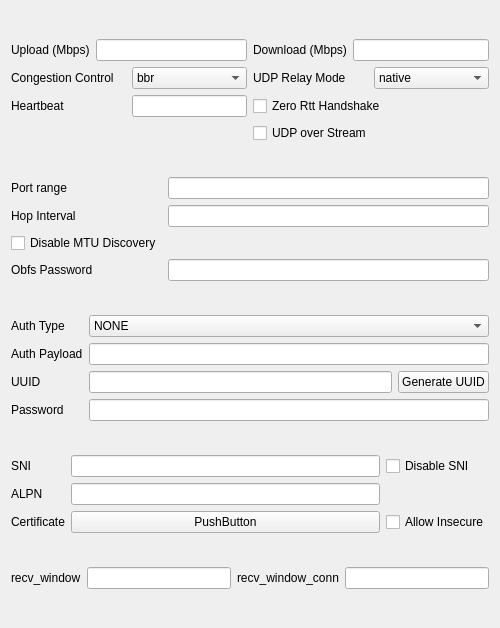
<?xml version="1.0" encoding="UTF-8"?>
<ui version="4.0">
 <class>EditQUIC</class>
 <widget class="QWidget" name="EditQUIC">
  <property name="geometry">
   <rect>
    <x>0</x>
    <y>0</y>
    <width>500</width>
    <height>628</height>
   </rect>
  </property>
  <property name="windowTitle">
   <string notr="true">EditHysteria</string>
  </property>
  <layout class="QVBoxLayout" name="verticalLayout">
   <item>
    <layout class="QGridLayout" name="upBox">
     <item row="2" column="0">
      <layout class="QHBoxLayout" name="heartbeatLay">
       <item>
        <widget class="QLabel" name="heartbeat_l">
         <property name="text">
          <string>Heartbeat</string>
         </property>
        </widget>
       </item>
       <item>
        <widget class="MyLineEdit" name="heartbeat">
         <property name="sizePolicy">
          <sizepolicy hsizetype="Preferred" vsizetype="Fixed">
           <horstretch>0</horstretch>
           <verstretch>0</verstretch>
          </sizepolicy>
         </property>
        </widget>
       </item>
      </layout>
     </item>
     <item row="0" column="1">
      <layout class="QHBoxLayout" name="downloadMbpsLay">
       <item>
        <widget class="QLabel" name="downloadMbps_l">
         <property name="text">
          <string>Download (Mbps)</string>
         </property>
        </widget>
       </item>
       <item>
        <widget class="MyLineEdit" name="downloadMbps"/>
       </item>
      </layout>
     </item>
     <item row="3" column="1">
      <widget class="QCheckBox" name="uos">
       <property name="toolTip">
        <string notr="true">Requires sing-box server</string>
       </property>
       <property name="text">
        <string notr="true">UDP over Stream</string>
       </property>
      </widget>
     </item>
     <item row="0" column="0">
      <layout class="QHBoxLayout" name="uploadMbpsLay">
       <item>
        <widget class="QLabel" name="uploadMbps_l">
         <property name="text">
          <string>Upload (Mbps)</string>
         </property>
        </widget>
       </item>
       <item>
        <widget class="MyLineEdit" name="uploadMbps"/>
       </item>
      </layout>
     </item>
     <item row="2" column="1">
      <widget class="QCheckBox" name="zeroRttHandshake">
       <property name="text">
        <string>Zero Rtt Handshake</string>
       </property>
      </widget>
     </item>
     <item row="1" column="1">
      <layout class="QHBoxLayout" name="udpRelayModeLay">
       <item>
        <widget class="QLabel" name="udpRelayMode_l">
         <property name="text">
          <string>UDP Relay Mode</string>
         </property>
        </widget>
       </item>
       <item>
        <widget class="QComboBox" name="udpRelayMode">
         <item>
          <property name="text">
           <string notr="true">native</string>
          </property>
         </item>
         <item>
          <property name="text">
           <string notr="true">quic</string>
          </property>
         </item>
        </widget>
       </item>
      </layout>
     </item>
     <item row="1" column="0">
      <layout class="QHBoxLayout" name="congestionControlLay">
       <item>
        <widget class="QLabel" name="congestionControl_l">
         <property name="text">
          <string>Congestion Control</string>
         </property>
        </widget>
       </item>
       <item>
        <widget class="QComboBox" name="congestionControl">
         <item>
          <property name="text">
           <string notr="true">bbr</string>
          </property>
         </item>
         <item>
          <property name="text">
           <string notr="true">cubic</string>
          </property>
         </item>
         <item>
          <property name="text">
           <string notr="true">new_reno</string>
          </property>
         </item>
        </widget>
       </item>
      </layout>
     </item>
    </layout>
   </item>
   <item>
    <layout class="QGridLayout" name="obfuscation">
     <item row="0" column="1">
      <widget class="QLineEdit" name="port_range">
       <property name="toolTip">
        <string>&lt;html&gt;&lt;head/&gt;&lt;body&gt;&lt;p&gt;Comma seperated ranges: 100-200,500-600&lt;/p&gt;&lt;/body&gt;&lt;/html&gt;</string>
       </property>
      </widget>
     </item>
     <item row="4" column="0">
      <widget class="QLabel" name="obfsPassword_l">
       <property name="text">
        <string>Obfs Password</string>
       </property>
      </widget>
     </item>
     <item row="0" column="2">
      <layout class="QHBoxLayout" name="horizontalLayout_2"/>
     </item>
     <item row="2" column="0">
      <widget class="QCheckBox" name="disableMtuDiscovery">
       <property name="sizePolicy">
        <sizepolicy hsizetype="Maximum" vsizetype="Fixed">
         <horstretch>0</horstretch>
         <verstretch>0</verstretch>
        </sizepolicy>
       </property>
       <property name="text">
        <string>Disable MTU Discovery</string>
       </property>
      </widget>
     </item>
     <item row="0" column="0">
      <widget class="QLabel" name="port_range_l">
       <property name="text">
        <string>Port range</string>
       </property>
      </widget>
     </item>
     <item row="4" column="1">
      <widget class="MyLineEdit" name="obfsPassword"/>
     </item>
     <item row="1" column="0">
      <widget class="QLabel" name="hop_interval_l">
       <property name="text">
        <string>Hop Interval</string>
       </property>
      </widget>
     </item>
     <item row="1" column="1">
      <widget class="QLineEdit" name="hop_interval">
       <property name="toolTip">
        <string>&lt;html&gt;&lt;head/&gt;&lt;body&gt;&lt;p&gt;100ms&lt;br/&gt;1s&lt;/p&gt;&lt;/body&gt;&lt;/html&gt;</string>
       </property>
      </widget>
     </item>
    </layout>
   </item>
   <item>
    <layout class="QGridLayout" name="authentication">
     <item row="2" column="1">
      <widget class="MyLineEdit" name="uuid"/>
     </item>
     <item row="0" column="0">
      <widget class="QLabel" name="authPayloadType_l">
       <property name="sizePolicy">
        <sizepolicy hsizetype="Maximum" vsizetype="Preferred">
         <horstretch>0</horstretch>
         <verstretch>0</verstretch>
        </sizepolicy>
       </property>
       <property name="text">
        <string>Auth Type</string>
       </property>
      </widget>
     </item>
     <item row="1" column="0">
      <widget class="QLabel" name="authPayload_l">
       <property name="sizePolicy">
        <sizepolicy hsizetype="Maximum" vsizetype="Preferred">
         <horstretch>0</horstretch>
         <verstretch>0</verstretch>
        </sizepolicy>
       </property>
       <property name="text">
        <string>Auth Payload</string>
       </property>
      </widget>
     </item>
     <item row="3" column="0">
      <widget class="QLabel" name="password_l">
       <property name="sizePolicy">
        <sizepolicy hsizetype="Maximum" vsizetype="Preferred">
         <horstretch>0</horstretch>
         <verstretch>0</verstretch>
        </sizepolicy>
       </property>
       <property name="text">
        <string>Password</string>
       </property>
      </widget>
     </item>
     <item row="2" column="0">
      <widget class="QLabel" name="uuid_l">
       <property name="text">
        <string notr="true">UUID</string>
       </property>
      </widget>
     </item>
     <item row="2" column="2">
      <widget class="QPushButton" name="uuidgen">
       <property name="text">
        <string>Generate UUID</string>
       </property>
      </widget>
     </item>
     <item row="3" column="1" colspan="2">
      <widget class="MyLineEdit" name="password"/>
     </item>
     <item row="1" column="1" colspan="2">
      <widget class="MyLineEdit" name="authPayload"/>
     </item>
     <item row="0" column="1" colspan="2">
      <widget class="QComboBox" name="authPayloadType">
       <item>
        <property name="text">
         <string notr="true">NONE</string>
        </property>
       </item>
       <item>
        <property name="text">
         <string notr="true">STRING</string>
        </property>
       </item>
       <item>
        <property name="text">
         <string notr="true">BASE64</string>
        </property>
       </item>
      </widget>
     </item>
    </layout>
   </item>
   <item>
    <layout class="QGridLayout" name="TLS" rowstretch="0,0,0">
     <item row="2" column="0">
      <widget class="QLabel" name="certificate_l">
       <property name="text">
        <string>Certificate</string>
       </property>
      </widget>
     </item>
     <item row="2" column="1">
      <widget class="QPushButton" name="certificate">
       <property name="text">
        <string notr="true">PushButton</string>
       </property>
      </widget>
     </item>
     <item row="1" column="1">
      <widget class="MyLineEdit" name="alpn"/>
     </item>
     <item row="0" column="2">
      <widget class="QCheckBox" name="disableSni">
       <property name="text">
        <string>Disable SNI</string>
       </property>
      </widget>
     </item>
     <item row="0" column="1">
      <widget class="MyLineEdit" name="sni"/>
     </item>
     <item row="1" column="0">
      <widget class="QLabel" name="alpn_l">
       <property name="text">
        <string notr="true">ALPN</string>
       </property>
      </widget>
     </item>
     <item row="0" column="0">
      <widget class="QLabel" name="sni_l">
       <property name="text">
        <string>SNI</string>
       </property>
      </widget>
     </item>
     <item row="2" column="2">
      <widget class="QCheckBox" name="allowInsecure">
       <property name="text">
        <string>Allow Insecure</string>
       </property>
      </widget>
     </item>
     <item row="1" column="2">
      <spacer name="alpn_sp">
       <property name="orientation">
        <enum>Qt::Orientation::Horizontal</enum>
       </property>
       <property name="sizeType">
        <enum>QSizePolicy::Policy::Maximum</enum>
       </property>
       <property name="sizeHint" stdset="0">
        <size>
         <width>40</width>
         <height>20</height>
        </size>
       </property>
      </spacer>
     </item>
    </layout>
   </item>
   <item>
    <layout class="QHBoxLayout" name="flowControlWindow">
     <item>
      <widget class="QLabel" name="streamReceiveWindow_l">
       <property name="text">
        <string notr="true">recv_window</string>
       </property>
      </widget>
     </item>
     <item>
      <widget class="MyLineEdit" name="streamReceiveWindow"/>
     </item>
     <item>
      <widget class="QLabel" name="connectionReceiveWindow_l">
       <property name="text">
        <string notr="true">recv_window_conn</string>
       </property>
      </widget>
     </item>
     <item>
      <widget class="MyLineEdit" name="connectionReceiveWindow"/>
     </item>
    </layout>
   </item>
  </layout>
 </widget>
 <customwidgets>
  <customwidget>
   <class>MyLineEdit</class>
   <extends>QLineEdit</extends>
   <header>include/ui/utils/MyLineEdit.h</header>
  </customwidget>
 </customwidgets>
 <tabstops>
  <tabstop>uploadMbps</tabstop>
  <tabstop>downloadMbps</tabstop>
  <tabstop>congestionControl</tabstop>
  <tabstop>udpRelayMode</tabstop>
  <tabstop>heartbeat</tabstop>
  <tabstop>zeroRttHandshake</tabstop>
  <tabstop>uos</tabstop>
  <tabstop>authPayloadType</tabstop>
  <tabstop>authPayload</tabstop>
  <tabstop>uuid</tabstop>
  <tabstop>uuidgen</tabstop>
  <tabstop>password</tabstop>
  <tabstop>sni</tabstop>
  <tabstop>disableSni</tabstop>
  <tabstop>alpn</tabstop>
  <tabstop>certificate</tabstop>
  <tabstop>allowInsecure</tabstop>
  <tabstop>streamReceiveWindow</tabstop>
  <tabstop>connectionReceiveWindow</tabstop>
 </tabstops>
 <resources/>
 <connections/>
</ui>
